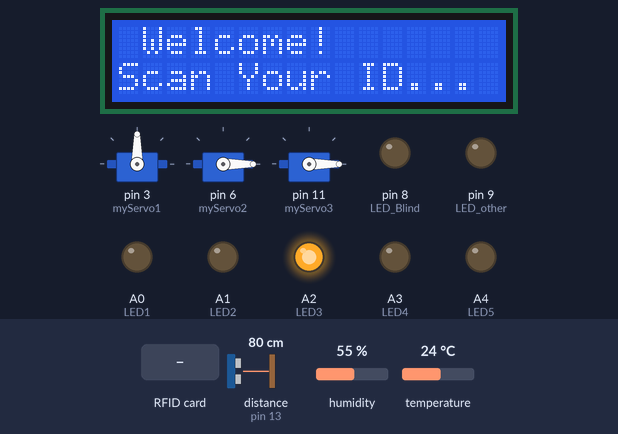
This sketch was run on a simulated Arduino Mega 2560, built with avr-gcc and run on an emulated ATmega2560. On the bench: 16×2 character LCD, 3 × servo, output pins drawn as LEDs (lit = HIGH). Wiring (inferred from the names in the program): ultrasonic range finder: trigger pin 12; echo pin 13. The test bench sets the inputs (shaded band); at power-on: distance to the obstacle (sensor on pin 13) 80 cm, temperature 24 °C, humidity 55 %. The echo pulse lasts 58.3 µs per cm; pins used as bus, display or sensor lines are not drawn; what the sketch prints to the serial monitor is not drawn.

Above: at 2.7 s.
2.8 s: RFID card D3 5C 2B 2E held to the reader
At 5.9 s:
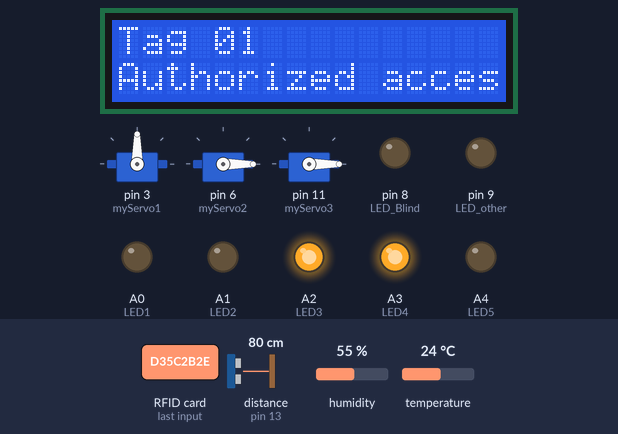
9.3 s: RFID card 5E 7A 19 C4 held to the reader
At 14.7 s:
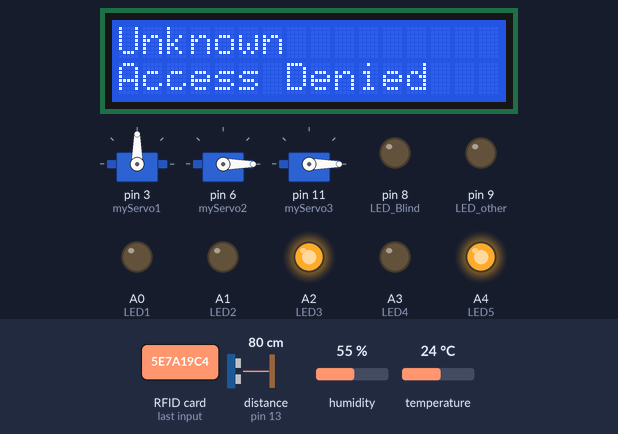
15.3 s: distance to the obstacle (sensor on pin 13) set to 11 cm
18.3 s: distance to the obstacle (sensor on pin 13) set to 8 cm
At 20.2 s:
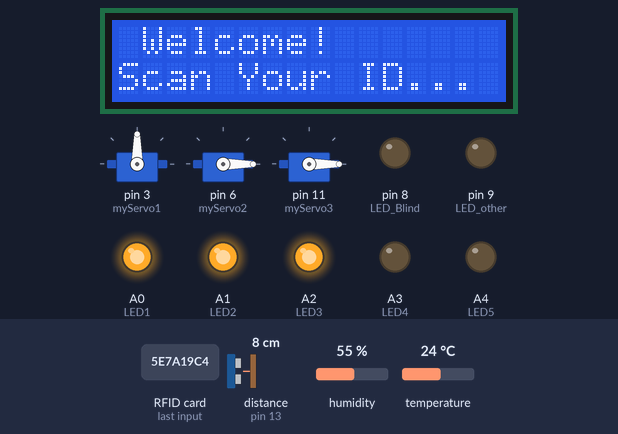
21.1 s: RFID card E3 6D 11 2E held to the reader
At 27.0 s:
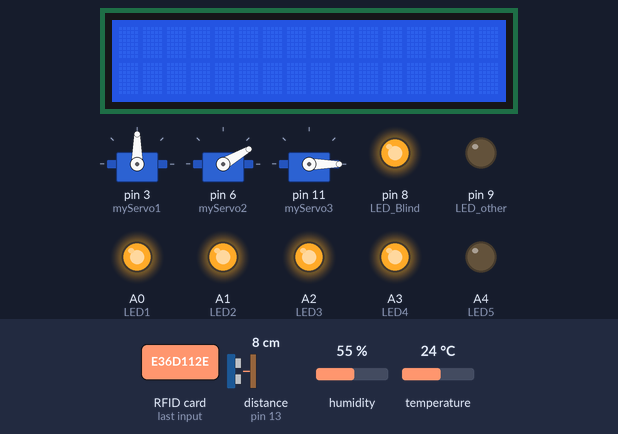
27.6 s: temperature set to 26 °C
34.1 s: temperature set to 29 °C
At 35.4 s:
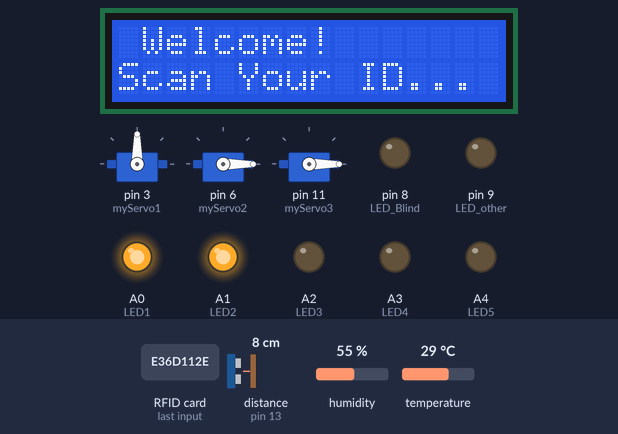
Timing chart, 0 to 37.1 s (numbered marks = the images above; inputs shaded):
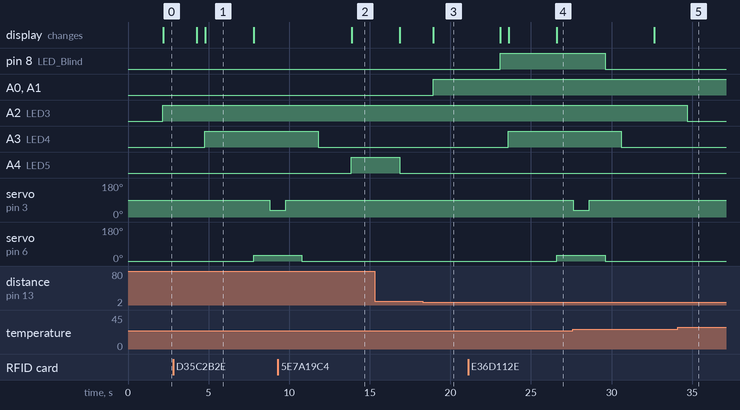

The sketch:

SourceCode_Arduino.ino
```cpp
#include "DHT.h"               // header for DHT11 sensor
#include <SPI.h>               // header for RFID
#include <MFRC522.h>           // header for RFID
#include <Servo.h>             // header for servo motor
#include <LiquidCrystal_I2C.h> // header for the LCD display
#include <Wire.h>
#define DHTPIN 2
#define DHTTYPE DHT11
#define SS_PIN 53
#define RST_PIN 5
#define LED_Blind 8
#define LED_other 9
const int trigPin = 12;
const int echoPin = 13;
const int LED1 = A0;
const int LED2 = A1;
const int LED3 = A2;
const int LED4 = A3;
const int LED5 = A4;

int duration = 0; // initial duration for the motion sensor
int distance = 0; // initial distance for the motion sensor (in cm)

int led = A2;
DHT dht(DHTPIN, DHTTYPE);

MFRC522 mfrc522(SS_PIN, RST_PIN);   // Create MFRC522 instances
LiquidCrystal_I2C lcd(0x3F, 16, 2); // config for the LCD display

// define servo name
Servo myServo1;
Servo myServo2;
Servo myServo3;

/* Database of RFID's */
String open = "E3 57 F3 2E";
String uid1 = "D3 5C 2B 2E";
String uid2 = "E3 6D 11 2E";
String uid3 = "72 FB 4B 1A";
String close = "40 97 DB 1D";

void setup()
{
  pinMode(trigPin, OUTPUT);
  pinMode(echoPin, INPUT);

  pinMode(LED1, OUTPUT);
  pinMode(LED2, OUTPUT);
  pinMode(LED3, OUTPUT);

  Serial.begin(9600);
  pinMode(led, OUTPUT);
  dht.begin();
  lcd.begin();
  lcd.clear();
  lcd.backlight();

  Serial.begin(9600); // Initiate a serial communication
  SPI.begin();        // Initiate  SPI bus
  mfrc522.PCD_Init(); // Initiate MFRC522
  myServo1.attach(3);
  myServo2.attach(6);
  myServo3.attach(11);

  myServo1.write(90);
  myServo2.write(0);
  myServo3.write(0); // servo start position
  pinMode(LED4, OUTPUT);
  pinMode(LED5, OUTPUT);
  pinMode(LED_Blind, OUTPUT);
  pinMode(LED_other, OUTPUT);

  Serial.println("Hold your RFID Card/Tag in front of the scanner!");
  Serial.println();
}

void loop()
{
  digitalWrite(trigPin, LOW);
  delayMicroseconds(2);
  digitalWrite(trigPin, HIGH);
  delayMicroseconds(10);
  digitalWrite(trigPin, LOW);
  duration = pulseIn(echoPin, HIGH); // duration for the motion sensor (Ultrasonic Sonar Sensor)
  distance = duration / 58.2;

  if (distance <= 8)
  {
    digitalWrite(LED1, HIGH);
    digitalWrite(LED2, HIGH);
    Serial.println("There is a shortage of product in the container!");
  }
  else
  {
    digitalWrite(LED1, LOW);
    digitalWrite(LED2, LOW);
  }

  delay(2000);
  // read humidity
  float humi = dht.readHumidity();
  // read temperature as Celsius
  float tempC = dht.readTemperature();
  // read temperature as Fahrenheit
  float tempF = dht.readTemperature(true);

  // check if any reads failed
  if (isnan(humi) || isnan(tempC) || isnan(tempF))
  {
    Serial.println("Failed to read from the DHT sensor!");
  }
  else
  {
    if (tempC < 27.50)
    {
      digitalWrite(led, HIGH);
      Serial.println(tempC);
    }
    else
    {
      digitalWrite(led, LOW);
      Serial.println(tempC);
    }
  }

  lcd.clear();
  lcd.setCursor(1, 0);
  lcd.print("Welcome!");
  lcd.setCursor(0, 1);
  lcd.print("Scan Your ID...");

  if (!mfrc522.PICC_IsNewCardPresent())
  {
    return;
  }

  if (!mfrc522.PICC_ReadCardSerial())
  {
    return;
  }

  // Show UID on serial monitor
  Serial.print("UID tag :");
  String content = "";
  byte letter;

  for (byte i = 0; i < mfrc522.uid.size; i++)
  {
    Serial.print(mfrc522.uid.uidByte[i] < 0x10 ? " 0" : " ");
    Serial.print(mfrc522.uid.uidByte[i], HEX);
    content.concat(String(mfrc522.uid.uidByte[i] < 0x10 ? " 0" : " "));
    content.concat(String(mfrc522.uid.uidByte[i], HEX));
  }

  lcd.clear();
  Serial.println();
  Serial.print("Message : ");
  content.toUpperCase();

  if (content.substring(1) == open) // change here the UID of the card/cards that you want to give access
  {

    myServo3.write(90);
    delay(1000);
  }
  else if (content.substring(1) == close) // change here the UID of the card/cards that you want to give access
  {

    myServo3.write(0);
    delay(1000);
  }
  else if (content.substring(1) == uid1) // change here the UID of the card/cards that you want to give access
  {
    Serial.println("Authorized access");
    Serial.println();
    delay(500);
    digitalWrite(LED4, HIGH);
    lcd.setCursor(0, 0);
    lcd.print("Tag 01");
    lcd.setCursor(0, 1);
    lcd.print("Authorized access");
    delay(3000);
    lcd.clear();
    myServo2.write(30);
    delay(1000);
    myServo1.write(35);
    delay(1000);
    myServo1.write(90);
    delay(1000);
    myServo2.write(0);
    delay(1000);
    digitalWrite(LED4, LOW);
  }
  else if (content.substring(1) == uid2) // change here the UID of the card/cards that you want to give access
  {
    Serial.println("Authorized access");
    Serial.println();
    digitalWrite(LED_Blind, HIGH);
    delay(500);
    digitalWrite(LED4, HIGH);
    lcd.setCursor(0, 0);
    lcd.print("Tag 02");
    lcd.setCursor(0, 1);
    lcd.print("Authorized access");
    delay(3000);
    lcd.clear();
    myServo2.write(30);
    delay(1000);
    myServo1.write(35);
    delay(1000);
    myServo1.write(90);
    delay(1000);
    myServo2.write(0);
    digitalWrite(LED_Blind, LOW);
    delay(1000);
    digitalWrite(LED4, LOW);
  }
  else if (content.substring(1) == uid3) // change here the UID of the card/cards that you want to give access
  {
    Serial.println("Authorized access");
    Serial.println();
    digitalWrite(LED_other, HIGH);
    delay(500);
    digitalWrite(LED4, HIGH);
    lcd.setCursor(0, 0);
    lcd.print("Tag 03");
    lcd.setCursor(0, 1);
    lcd.print("Authorized access");
    delay(3000);
    lcd.clear();
    myServo2.write(30);
    delay(1000);
    myServo1.write(35);
    delay(1000);
    myServo1.write(90);
    delay(1000);
    myServo2.write(0);
    digitalWrite(LED_other, LOW);
    delay(1000);
    digitalWrite(LED4, LOW);
  }
  else
  {
    Serial.println(" Access Denied");
    Serial.println();
    digitalWrite(LED5, HIGH);
    lcd.setCursor(0, 0);
    lcd.print("Unknown");
    lcd.setCursor(0, 1);
    lcd.print("Access Denied");
    delay(3000);
    digitalWrite(LED5, LOW);
    lcd.clear();
  }
}
```

Measured:
- the behaviour switches between 10 and 9 cm on distance to the obstacle (sensor on pin 13) (found by bisection; images 2 and 3)
- the behaviour switches between 27 and 28 °C on temperature (found by bisection; images 4 and 5)
- after the input at 2.8 s, A3 (LED4): LOW → HIGH after 2.0 s; servo on pin 3 (myServo1): 90° → 35° after 6.0 s; servo on pin 6 (myServo2): 0° → 30° after 5.0 s; the display: first changes after 1.5 s (image 1 shows a later state)
- after the input at 9.3 s, A4 (LED5): LOW → HIGH after 4.6 s; the display: changes after 4.6 s (image 2)
- after the input at 18.3 s, A0 (LED1), A1 (LED2): LOW → HIGH after 0.65 s
- after the input at 21.1 s, pin 8 (LED_Blind): LOW → HIGH after 2.0 s; A3 (LED4): LOW → HIGH after 2.5 s; servo on pin 6 (myServo2): 0° → 30° after 5.5 s; the display: changes after 2.0 s (image 4)
- after the input at 34.1 s, A2 (LED3): HIGH → LOW after 0.61 s
